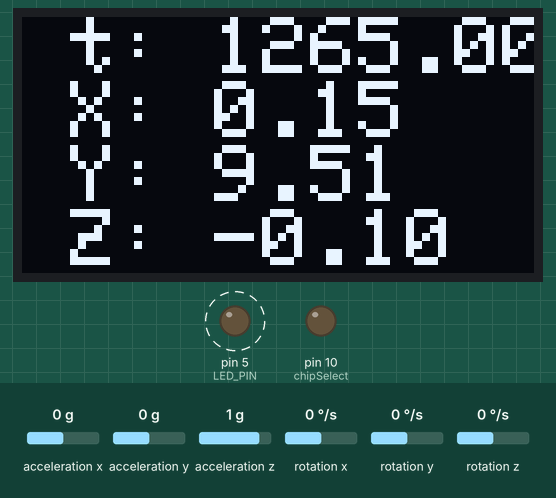
Bench run of a sketch on a simulated Arduino Uno, built with avr-gcc and run on an emulated ATmega328P. On the bench: 128×64 one-colour display, output pins drawn as LEDs (lit = HIGH). Dashed ring = blinking. Inputs (shaded band) come from the test bench; at power-on: acceleration x 0 g, acceleration y 0 g, acceleration z 1 g, rotation x 0 °/s, rotation y 0 °/s, rotation z 0 °/s. Storage starts empty; what the sketch prints to the serial monitor is not drawn.

Above: at 1.29 s.
1.3 s: acceleration x set to -1.4 g
At 1.52 s:
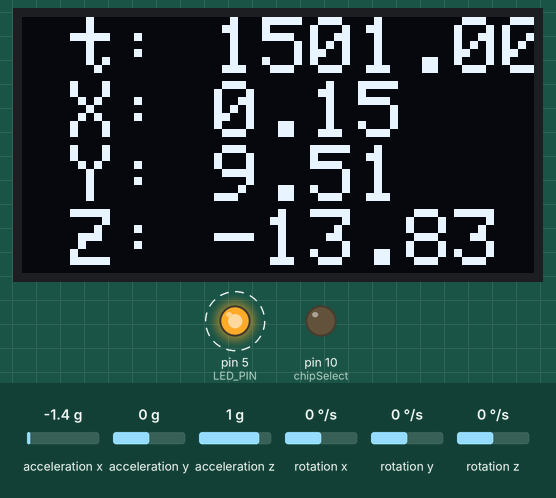
3.0 s: acceleration y set to -1.4 g
At 3.25 s:
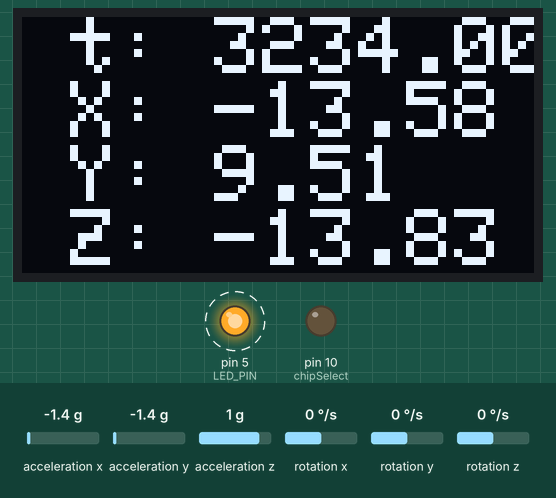
4.6 s: acceleration x set to -0.8 g
At 4.72 s:
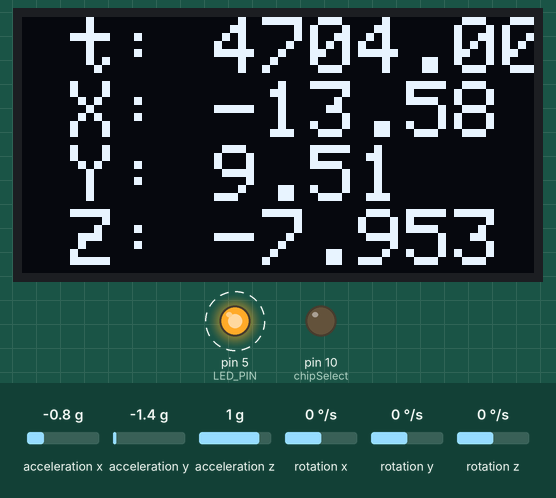
6.2 s: acceleration z set to -1.4 g
At 6.5 s:
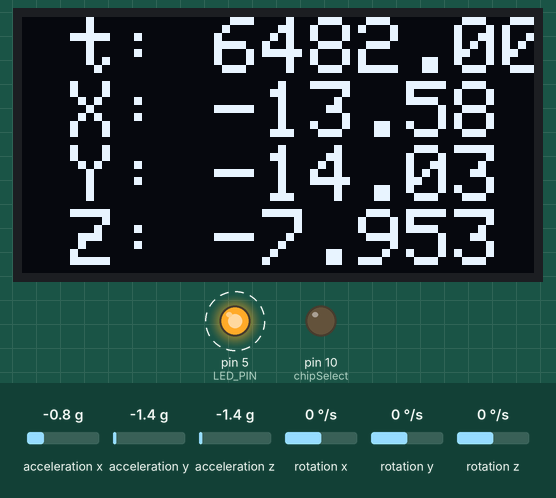
7.8 s: acceleration y set to -0.8 g
At 8.0 s:
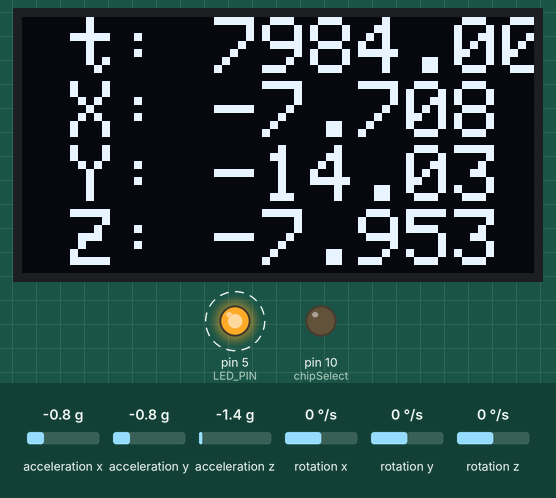
9.3 s: acceleration z set to 0 g
At 9.48 s:
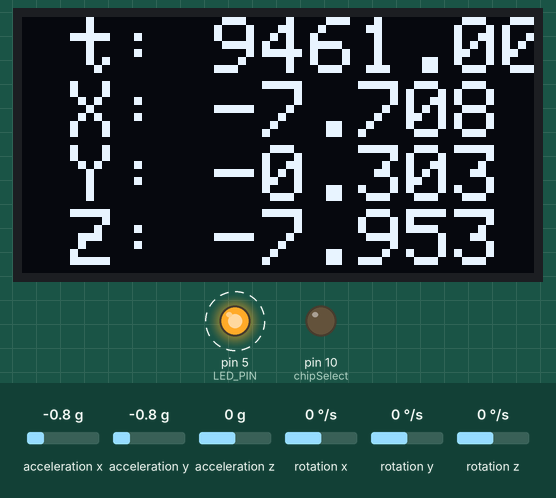
Timing chart, 0 to 11.8 s (numbered marks = the images above; inputs shaded):
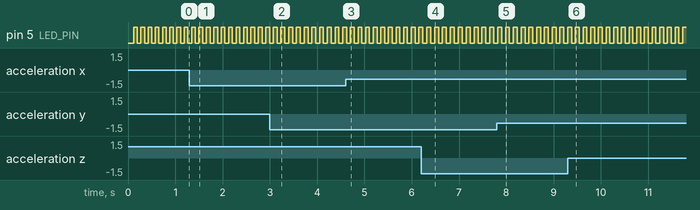

The sketch:

MPU6050OLEDwithSDandImpacts.ino
```cpp
/* ============================================

    Sketch for controlling a MPU6050
    Output on SD-Card (data logger)
    Author: T. Schumann
    Date: 2021-04-03
    V4.0 2021-06-13

    Dependencies:
    I2Cdev library collection - MPU6050 I2C device class -- https://github.com/jrowberg/i2cdevlib
    SSD1306Ascii -- https://github.com/greiman/SSD1306Ascii


  ===============================================
*/

const float offsetX = 0.15;       //input your offset here
const float offsetY = -0.3;       //input your offset here
const float offsetZ = -0.1;       //input your offset here


// I2Cdev and MPU6050 must be installed as libraries, or else the .cpp/.h files
// for both classes must be in the include path of your project
#include <MPU6050.h>
#include <Wire.h>

#define ENLOG // Enable logging

#ifdef ENLOG
#include <SPI.h>
#include <SD.h>
#include <SSD1306AsciiWire.h>
#endif

// class default I2C address is 0x68
// specific I2C addresses may be passed as a parameter here
// AD0 low = 0x68 (default for InvenSense evaluation board)
// AD0 high = 0x69
MPU6050 mpu;
//MPU6050 accelgyro(0x69); // <-- use for AD0 high

SSD1306AsciiWire oled;

int16_t ax, ay, az;
float fx, fy, fz;

#define chipSelect 10      //CP Pin SD Module
#define I2C_ADDRESS 0x3C
#define BaudRate 115200
#define DECIMALS 4
#define LED_PIN 5             //Status LED
bool blinkState = false;
char filename[] = "LOGGER00.CSV";


//Variable for storing data on SD-Card
String dataString;

void setup() {
  // join I2C bus
  Wire.begin();

  // initialize serial communication
  Serial.begin(BaudRate);

  pinMode(LED_PIN, OUTPUT);
  pinMode(chipSelect, OUTPUT);

  Serial.print("Initializing SD card...");

  oled.begin(&Adafruit128x64, I2C_ADDRESS);
  oled.setFont(Adafruit5x7);
  oled.set2X();

#ifdef ENLOG
  // see if the card is present and can be initialized:
  if (!SD.begin(chipSelect)) {
    Serial.println("Card failed, or not present");
    while (1) {   //output card failed
      oled.print("\n ");
      oled.println("SD-ERROR");
      oled.println("   !!!!");
      digitalWrite(LED_PIN, HIGH);
      delay(100);
      digitalWrite(LED_PIN, LOW);
      delay(1000);
      oled.clear();
    }
    return;
  }
  // name the file
  for (uint8_t i = 0; i < 100; i++) {
    filename[6] = i / 10 + '0';
    filename[7] = i % 10 + '0';
    if (! SD.exists(filename)) {
      File logfile = SD.open(filename, FILE_WRITE);
      logfile.println("time in ms,x in m/s^2,y in m/s^2,z in m/s^2");
      logfile.close();
      break;  // leave the loop!
    }
  }

  Serial.print("Logging to: ");
  Serial.println(filename);

#endif

  // initialize device
  Serial.println("Initializing I2C devices...");
  mpu.initialize();
  // verify connection
  Serial.println("Testing device connections...");
  Serial.println(mpu.testConnection() ? "MPU6050 connection successful" : "MPU6050 connection failed");


  //---------Offsets for German MPU-6050----------
  /*Serial.println("Updating internal sensor offsets...");
    Serial.print(mpu.getXAccelOffset()); Serial.print("\t");
    Serial.print(mpu.getYAccelOffset()); Serial.print("\t");
    Serial.print(mpu.getZAccelOffset()); Serial.print("\t");
    Serial.print("\n");
    mpu.setXAccelOffset(4000);  //<-- place your values here
    mpu.setYAccelOffset(-16180);
    mpu.setZAccelOffset(230);
    Serial.print(mpu.getXAccelOffset()); Serial.print("\t");
    Serial.print(mpu.getYAccelOffset()); Serial.print("\t");
    Serial.print(mpu.getZAccelOffset()); Serial.print("\t");
    Serial.print("\n");*/


}

void loop() {
  // read raw accel measurements from device
  mpu.getAcceleration(&ax, &ay, &az);
  fx = (ay * 9.81 / 16384) + offsetX;
  fy = (az * 9.81 / 16384) + offsetY;
  fz = (ax * 9.81 / 16384) + offsetZ;
  printFloat("t: ", millis(), ",");  //print data to float
  printFloat("X: ", fx, ",");
  printFloat("Y: ", fy, ",");
  printFloat("Z: ", fz, ",");

#ifdef ENLOG
  SDwrite();    //write float to SD
  oled.clear(0, 0, 0, 0);
#endif

  // turn off sensor after impact or 60000ms
  if (ax > 30000 || ax < -30000 || millis() > 170000)
  {
    for (int i = 0; i < 50; i++) {  //safe next 50 values before shutting off
      mpu.getAcceleration(&ax, &ay, &az);
      fx = ay * 9.81 / 16384 + offsetX;
      fy = az * 9.81 / 16384 + offsetY;
      fz = ax * 9.81 / 16384 + offsetZ;
      printFloat("t: ", millis(), ",");  //print data to float
      printFloat("X: ", fx, ",");
      printFloat("Y: ", fy, ",");
      printFloat("Z: ", fz, ",");
#ifdef ENLOG
      SDwrite();
      oled.clear(0, 0, 0, 0);
#endif
      blinkState = !blinkState;
      digitalWrite(LED_PIN, blinkState);
    }
    while (1) {                     //drop successful, sensor still powered on
      digitalWrite(LED_PIN, HIGH);
      delay(4000);
    }
  }

  // blink LED to indicate activity
  blinkState = !blinkState;
  digitalWrite(LED_PIN, blinkState);
}


// write float to sd
#ifdef ENLOG
void SDwrite() {
  File logfile = SD.open(filename, FILE_WRITE);
  if (logfile) {
    logfile.println(dataString);
    logfile.close();
    Serial.println(dataString);
    dataString = "";
  }
  else {
    Serial.println(F("Error: Cannot write datalog.txt!"));
  }
}
#endif


//print float
static void printFloat(const char *str, float val, const char *sep) {
  oled.print(" ");
  oled.print(str);
  oled.println(val, DECIMALS / 2);
  dataString += String(val, DECIMALS);
  dataString += String(sep);
}
```

Measured:
- by itself, pin 5 (LED_PIN): alternates HIGH for 0.08 s and LOW for 0.08 s
